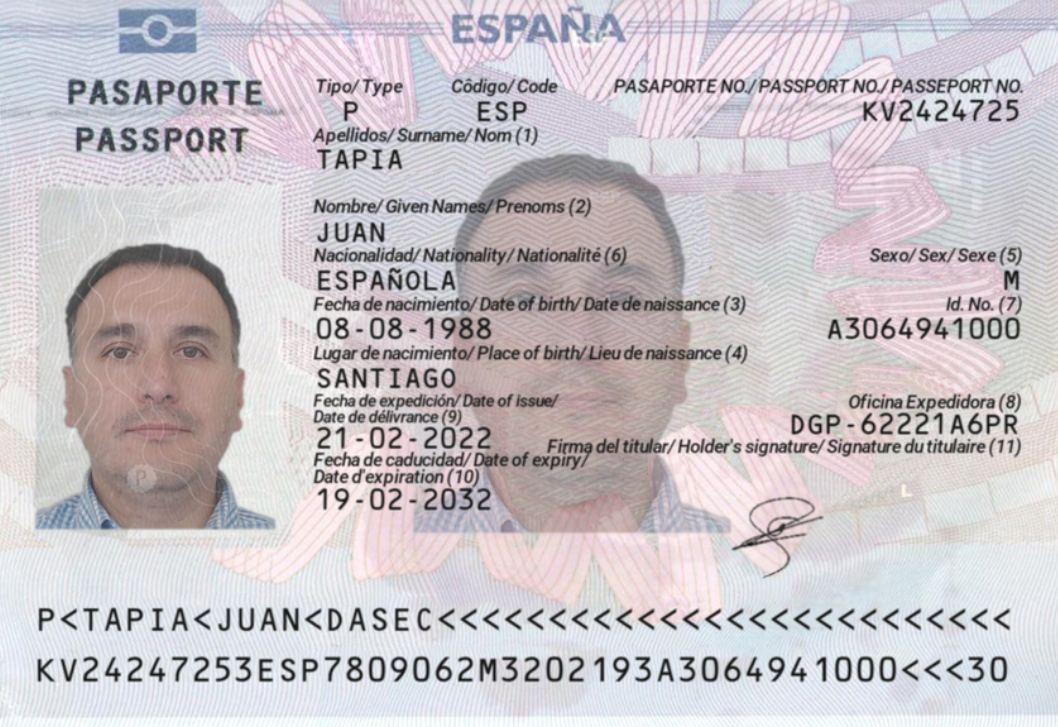
#> input picture PERSON 1OCR/uploads/test.png.png, 1058 x 727 px
$ python Main.py
#> lines starting #> are read from the running program, lines starting #| are printed output that depends on the picture; after the words box and inside, x2 and y2 are one past the last pixel; in counts of white or black regions, pixels touching at a corner belong together
import os
import re
import json
import datetime
import tkinter as tk
from tkinter import filedialog

import cv2
import pytesseract
from PIL import Image


# ============================================================
# 1. TESSERACT CONFIGURATION
# ============================================================

TESSERACT_PATH = r"C:\Program Files\Tesseract-OCR\tesseract.exe"

if os.path.exists(TESSERACT_PATH):
    pytesseract.pytesseract.tesseract_cmd = TESSERACT_PATH
else:
    print("WARNING: Tesseract was not found at:")
    print(TESSERACT_PATH)
    print("Please check your Tesseract installation path.")

OUTPUT_DIR = "output"
os.makedirs(OUTPUT_DIR, exist_ok=True)


# ============================================================
# 2. SELECT IMAGE
# ============================================================

def select_image():
    root = tk.Tk()
    root.withdraw()
    file_path = filedialog.askopenfilename(
        title="Select ID Document Image",
        filetypes=[
            ("Image files", "*.png *.jpg *.jpeg *.bmp *.webp"),
            ("All files", "*.*")
        ]
    )
#> the answer given: uploads/test.png.png
    root.destroy()
    return file_path


# ============================================================
# 3. IMAGE PREPROCESSING
# ============================================================

def preprocess_image(image_path):

#> called with image_path = 'uploads/test.png.png'
    image = cv2.imread(image_path)
#> image is the input picture: shape (727, 1058, 3); mean B, G, R 199.3, 194.7, 200.5
    if image is None:
        raise FileNotFoundError(f"Could not open image:\n{image_path}")

    gray = cv2.cvtColor(image, cv2.COLOR_BGR2GRAY)
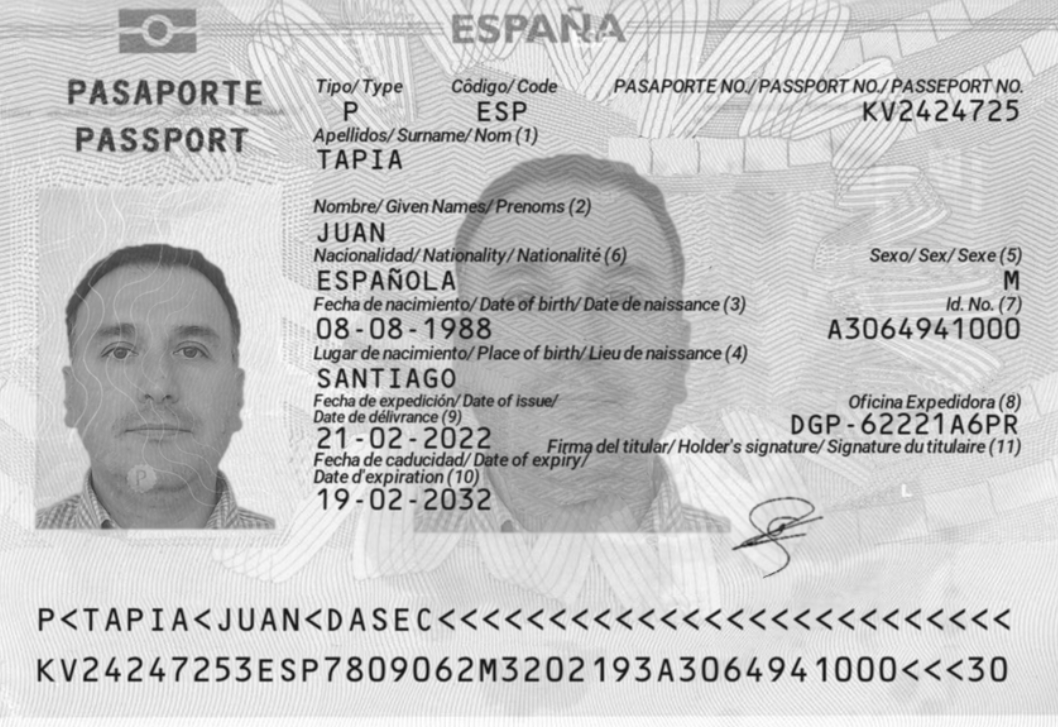
#> gray: shape (727, 1058); min 15, max 255, mean 197

    scale = 2
    enlarged = cv2.resize(gray, None, fx=scale, fy=scale, interpolation=cv2.INTER_CUBIC)
    denoised = cv2.GaussianBlur(enlarged, (3, 3), 0)
    processed = cv2.threshold(denoised, 0, 255, cv2.THRESH_BINARY + cv2.THRESH_OTSU)[1]
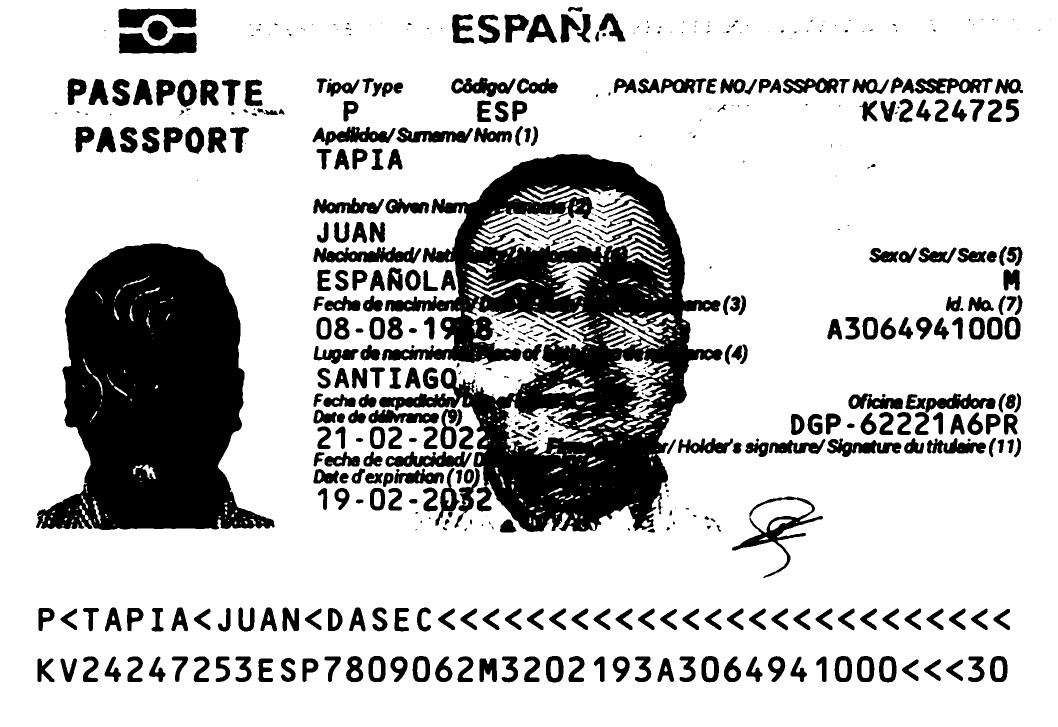
#> processed: shape (1454, 2116) (shown at 1/2 size); 78.1% white; 569 black regions (177 under 20 px), largest, box (x1, y1, x2, y2) and area: (758, 308, 1445, 1064) 223691, (72, 487, 549, 1060) 179422, (238, 65, 394, 107) 4916

    cv2.imwrite(os.path.join(OUTPUT_DIR, "gray.png"), gray)
    cv2.imwrite(os.path.join(OUTPUT_DIR, "preprocessed.png"), processed)

    return processed


# ============================================================
# 4. GENERAL OCR
# ============================================================

def perform_ocr(processed_image):
    pil_image = Image.fromarray(processed_image)
    config = "--oem 3 --psm 6"
    return pytesseract.image_to_string(pil_image, config=config)


# [4 lines left out: function clean_text, not called in this run]


# ============================================================
# 5. DOCUMENT TYPE CLASSIFICATION
# ============================================================

DOC_KEYWORDS = {
    "PASSPORT": ["PASSPORT", "PASAPORTE", "PASSEPORT", "PASSPOR"],
    "DRIVING_LICENSE": [
        "DRIVING LICENCE", "DRIVING LICENSE", "DRIVER LICENSE", "DRIVER'S LICENSE",
        "DL NO", "LICENCE NO", "LICENSE NO", "TRANSPORT DEPARTMENT", "MCWG", "LMV",
        "NON-TRANSPORT", "RTO"
    ],
    "AADHAAR": [
        "AADHAAR", "AADHAR", "UNIQUE IDENTIFICATION AUTHORITY", "UIDAI",
        "GOVERNMENT OF INDIA"
    ],
}


# [23 lines left out: function classify_document, not called in this run]


# ============================================================
# 6. COUNTRY CODES (used by MRZ + label detection)
# ============================================================

COUNTRY_CODES = {
    "IND": "India", "USA": "United States", "GBR": "United Kingdom",
    "CAN": "Canada", "AUS": "Australia", "DEU": "Germany", "FRA": "France",
    "ITA": "Italy", "ESP": "Spain", "PRT": "Portugal", "NLD": "Netherlands",
    "BEL": "Belgium", "CHE": "Switzerland", "AUT": "Austria", "JPN": "Japan",
    "CHN": "China", "KOR": "South Korea", "SGP": "Singapore", "MYS": "Malaysia",
    "THA": "Thailand", "ARE": "United Arab Emirates", "SAU": "Saudi Arabia",
    "QAT": "Qatar", "NZL": "New Zealand", "BRA": "Brazil", "MEX": "Mexico",
    "ZAF": "South Africa", "RUS": "Russia", "HTI": "Haiti",
}


# [356 lines left out: functions detect_country_from_labels, get_mrz_candidate_lines, ocr_mrz_crop, find_best_mrz, mrz_char_value, mrz_check_digit and 11 more, not called in this run]


# ============================================================
# 13. MAIN
# ============================================================

def main():

    print("=" * 60)
    print("     MULTI-DOCUMENT OCR SYSTEM (Passport / DL / Aadhaar)")
    print("=" * 60)

    image_path = select_image()
    if not image_path:
        print("\nNo image selected.")
        return

    print("\nSelected image:")
    print(image_path)

    try:
        processed_image = preprocess_image(image_path)

        print("\nRunning OCR...")
        raw_text = perform_ocr(processed_image)

        if not raw_text.strip():
            print("\nNo text detected. Try a clearer image.")
            return

        text = clean_text(raw_text)

        print("\n" + "=" * 60)
        print("                    OCR TEXT")
        print("=" * 60)
        print(text)

        result = extract_document_details(text, processed_image)

        json_path = save_json(result)
        display_result(result)

        print("\nJSON saved at:")
        print(os.path.abspath(json_path))

    except Exception as error:
        print("\n" + "=" * 60)
        print("ERROR")
        print("=" * 60)
        print(type(error).__name__)
        print(error)


if __name__ == "__main__":
    main()
#> (the call stopped at in perform_ocr, `return pytesseract.image_to_string(pil_image, config=config)`: pytesseract is not available in this run)
